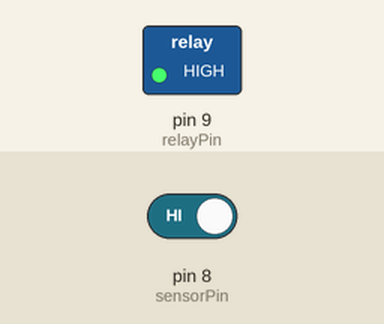
Recording of a sketch running on a simulated Arduino Uno, built with avr-gcc and run on an emulated ATmega328P. Shown: switched loads named in the sketch (green lamp = pin HIGH). The test bench sets the inputs (shaded band); at power-on: pin 8 (sensorPin) HIGH.

Above: at 1.2 s.
1.3 s: pin 8 (sensorPin) driven LOW
At 2.5 s:
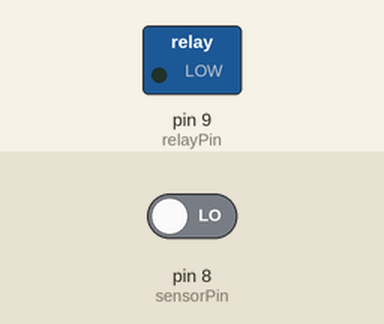
2.8 s: pin 8 (sensorPin) driven HIGH
At 3.8 s:
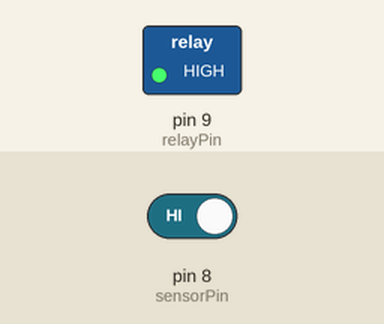
Timing chart, 0 to 5.8 s (numbered marks = the images above; inputs shaded):
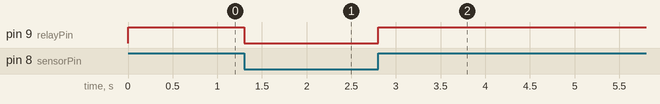

Measured:
- after the input at 1.3 s, pin 9 (relayPin): HIGH → LOW at once
- after the input at 2.8 s, pin 9 (relayPin): LOW → HIGH at once

The sketch:

irSensorWithRealy.ino
```cpp
int sensorPin = 8;
int relayPin = 9;

void setup() {
  // put your setup code here, to run once:
  pinMode(sensorPin, INPUT);
  pinMode(relayPin, OUTPUT);
}

void loop() {
  // put your main code here, to run repeatedly:
  // read sensor
  int irState = digitalRead(sensorPin);

  // do something
  if (irState == 0){
    digitalWrite(relayPin, LOW);
  }
  else {
    digitalWrite(relayPin, HIGH);
  }
}
```
